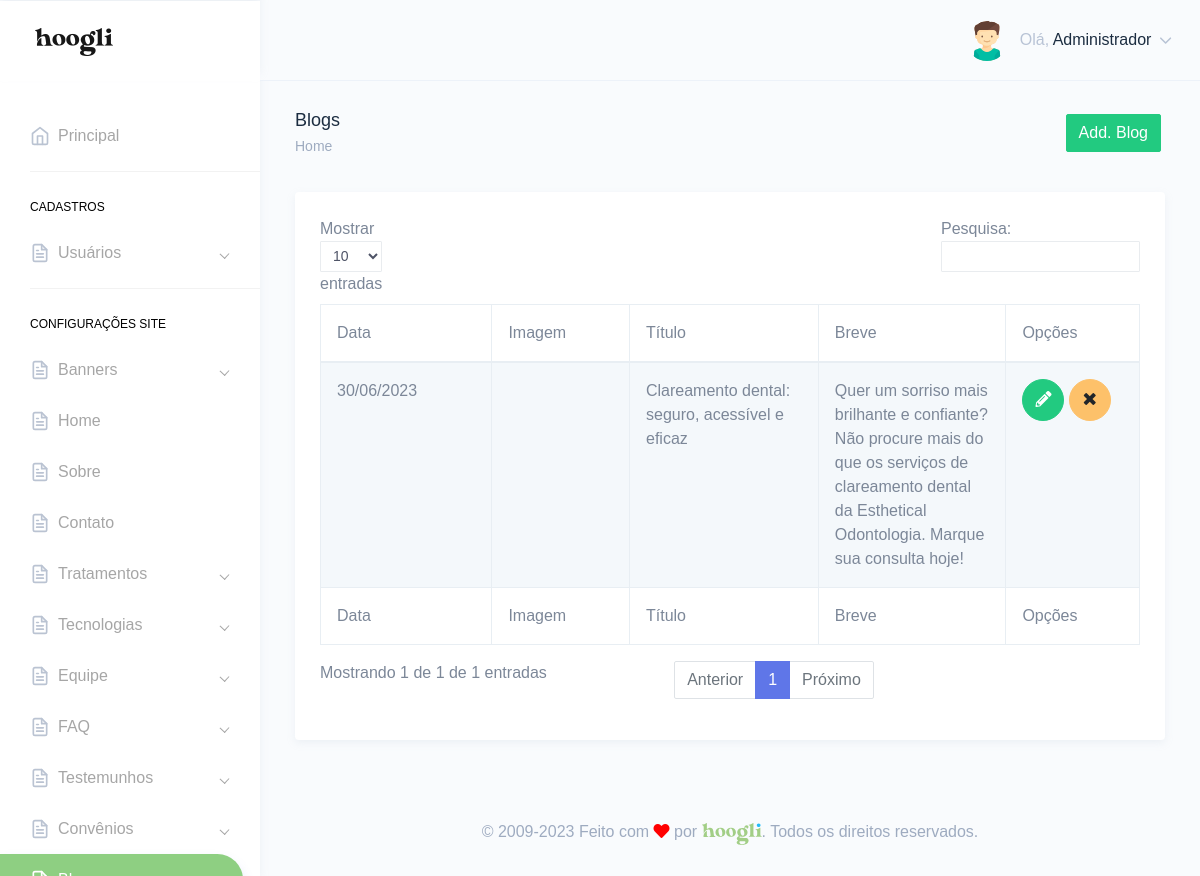
Page /painel/blogs.php (signed in) on the committed database.
### tables this page shows
CREATE TABLE `tbl_usuarios` (
  `id` int NOT NULL,
  `nome` varchar(250) DEFAULT NULL,
  `email` varchar(250) DEFAULT NULL,
  `telefone` varchar(250) DEFAULT NULL,
  `endereco` varchar(250) DEFAULT NULL,
  `cpf` varchar(100) DEFAULT NULL,
  `login` varchar(100) DEFAULT NULL,
  `senha` varchar(100) DEFAULT NULL,
  `foto` varchar(250) DEFAULT NULL,
  `id_cargo` int DEFAULT NULL,
  `sexo` varchar(2) DEFAULT NULL,
  `perm_cad_usuario` varchar(2) DEFAULT NULL,
  `perm_relatorio` varchar(2) DEFAULT NULL,
  `perm_add_usuario` varchar(2) DEFAULT NULL,
  `perm_edit_usuario` varchar(2) DEFAULT NULL,
  `perm_del_usuario` varchar(2) DEFAULT NULL,
  `perm_cad_contato` varchar(2) DEFAULT NULL,
  `perm_edit_contato` varchar(2) DEFAULT NULL,
  `perm_del_contato` varchar(2) DEFAULT NULL,
  `perm_edit_contato_nf` varchar(3) DEFAULT NULL,
  `perm_pag_principal_rm` varchar(2) DEFAULT NULL,
  `perm_pag_principal_uc` varchar(2) DEFAULT NULL,
  `admin_geral` varchar(2) DEFAULT NULL,
  `data_frase` date DEFAULT NULL,
  `id_frase` int DEFAULT NULL,
  `frase_lida` varchar(2) DEFAULT NULL
);

CREATE TABLE `tbl_blog` (
  `id` int NOT NULL,
  `titulo` varchar(250) DEFAULT NULL,
  `postado_por` varchar(250) DEFAULT NULL,
  `conteudo` text,
  `data_postagem` date DEFAULT NULL,
  `especialidade` varchar(250) DEFAULT NULL,
  `foto` varchar(250) DEFAULT NULL,
  `breve` text,
  `meta_title` text,
  `meta_keywords` text,
  `meta_description` text,
  `foto1` varchar(250) DEFAULT NULL,
  `url_amigavel` text,
  `descricao_imagem` varchar(250) DEFAULT NULL,
  `legenda_imagem` varchar(250) DEFAULT NULL,
  `video` varchar(255) DEFAULT NULL,
  `thumb` varchar(255) DEFAULT NULL,
  `foto2` varchar(90) DEFAULT NULL,
  `legenda_imagem2` int DEFAULT NULL,
  `banner` varchar(90) DEFAULT NULL,
  `titulo_cta1` varchar(200) DEFAULT NULL,
  `link_botao_cta1` varchar(250) DEFAULT NULL,
  `nome_botao_cta1` varchar(100) DEFAULT NULL,
  `conteudo2` text,
  `titulo_cta2` varchar(200) DEFAULT NULL,
  `link_botao_cta2` varchar(250) DEFAULT NULL,
  `nome_botao_cta2` varchar(100) DEFAULT NULL,
  `conteudo3` text,
  `foto_cta` varchar(90) DEFAULT NULL,
  `legenda_imagem_cta` varchar(150) DEFAULT NULL,
  `titulo_cta_3` varchar(200) DEFAULT NULL,
  `link_botao_cta3` varchar(250) DEFAULT NULL,
  `nome_botao_cta3` varchar(100) DEFAULT NULL,
  `breve_cta1` varchar(250) DEFAULT NULL,
  `texto_ancora_cta1` varchar(250) DEFAULT NULL,
  `tem_cta1` enum('S','N') DEFAULT NULL,
  `tem_cta2` enum('S','N') DEFAULT NULL,
  `tem_cta3` enum('S','N') DEFAULT NULL,
  `texto_ancora2` varchar(250) DEFAULT NULL,
  `texto_ancora3` varchar(250) DEFAULT NULL
);

### Connection/con-pdo.php (called while the page is built, shortened)
<?php
$conInstanciada = '';
if(empty($conInstanciada)) {
	class Conexao {
		private static $pdo;
		public static function getInstance() {
		if (!isset(self::$pdo)) {
		 try {
		  $opcoes = array(PDO::MYSQL_ATTR_INIT_COMMAND => 'SET NAMES utf8', PDO::ATTR_PERSISTENT => TRUE);
		  self::$pdo = new PDO("mysql:host=" . HOST . "; dbname=" . DBNAME . "; charset=" . CHARSET . ";", USER, PASSWORD, $opcoes);
		  self::$pdo->setAttribute(PDO::ATTR_ERRMODE, PDO::ERRMODE_EXCEPTION);
		 } catch (PDOException $e) {
		  print "Erro: " . $e->getMessage();
		 }
		}
		return self::$pdo;
		}
	}
}

### Class/acesso.class.php (called while the page is built, shortened)
<?php
$AcessoInstanciada = '';
if(empty($AcessoInstanciada)) {
	if(file_exists('Connection/conexao.php')) {
		require_once('Connection/con-pdo.php');
		require_once('Class/funcoes.php');
	} else {
		require_once('../Connection/con-pdo.php');
		require_once('../Class/funcoes.php');
	}
	class Acesso {
		private $pdo = null;
		private static $Acesso = null;
		private function __construct($conexao){
			$this->pdo = $conexao;
		}
		public static function getInstance($conexao){
			if (!isset(self::$Acesso)):
				self::$Acesso = new Acesso($conexao);
			endif;
			return self::$Acesso;
		}
		function rsDados($id='', $idCargo='', $orderBy='', $limite='') {
			$sqlLimite = '';
			$sqlOrdem = '';
			$sql = '';
			$nCampos = 0;
			if(!empty($id)) {
				$sql .= " and id = ?";
				$nCampos++;
				$campo[$nCampos] = $id;
			}
			try{
				$sql = "SELECT * FROM tbl_usuarios where 1=1 $sql $sqlOrdem $sqlLimite";
				$stm = $this->pdo->prepare($sql);
				for($i=1; $i<=$nCampos; $i++) {
					$stm->bindValue($i, $campo[$i]);
				}
				$stm->execute();
				$rsDados = $stm->fetchAll(PDO::FETCH_OBJ);
				if($id <> '' or $limite == 1) {
					return($rsDados[0]);
				} else {
					return($rsDados);
				}
			} catch(PDOException $erro){
				echo $erro->getMessage();
			}
		}
	}
}

### painel/verifica.php (called while the page is built, shortened)
<?php
include "../Class/acesso.class.php";
$verificaRestrito = Acesso::getInstance(Conexao::getInstance());
include "../Class/blogs.class.php";
$blogs = Blogs::getInstance(Conexao::getInstance());
$verificaRestrito->restritoAdmin();
$dadosUsuarioLogado = $verificaRestrito->rsDados($_SESSION['dadosLogado']->id);
?>

### Class/funcoes.php (called while the page is built, shortened)
<?php
function formataData($data){
    return date("d/m/Y", strtotime($data));
}
  function icone_genero($genero) {
    switch ($genero) {
      case "M": return "assets/images/avatars/boy.svg"; break;
    }
  }
?>

### Class/blogs.class.php (called while the page is built, shortened)
<?php
$BlogsInstanciada = '';
if(empty($BlogsInstanciada)) {
	if(file_exists('Connection/conexao.php')) {
		require_once('Connection/con-pdo.php');
		require_once('Class/funcoes.php');
	} else {
		require_once('../Connection/con-pdo.php');
		require_once('../Class/funcoes.php');
	}
	class Blogs {
		private $pdo = null;
		private static $Blogs = null;
		private function __construct($conexao){
			$this->pdo = $conexao;
		}
		public static function getInstance($conexao){
			if (!isset(self::$Blogs)):
				self::$Blogs = new Blogs($conexao);
			endif;
			return self::$Blogs;
		}
		function rsDados($id='', $orderBy='', $limite='', $veioDeOnde='', $idDiferente='', $url_amigavel='',$pgminimo='', $pgmaximo='') {
			$nCampos = 0;
			$sql = '';
			$sqlOrdem = '';
			$sqlLimite = '';
			try{
				$sql = "SELECT * FROM tbl_blog where 1=1 $sql $sqlOrdem $sqlLimite";
				$stm = $this->pdo->prepare($sql);
				for($i=1; $i<=$nCampos; $i++) {
					$stm->bindValue($i, $campo[$i]);
				}
				$stm->execute();
				$rsDados = $stm->fetchAll(PDO::FETCH_OBJ);
				if($id <> '' or $limite == 1 or $url_amigavel <> '') {
					return($rsDados[0]);
				} else {
					return($rsDados);
				}
			} catch(PDOException $erro){
				echo $erro->getMessage();
			}
		}
	}
}

### painel/blogs.php (the view, shortened to what this page needs)
<?php include "verifica.php";
$puxaBlogs = $blogs->rsDados();
?>
<!DOCTYPE html>
<html dir="ltr" lang="pt-br">
<head>
    <link href="dist/css/style.min.css" rel="stylesheet">
</head>
<body>
    <div id="main-wrapper" data-theme="light" data-layout="vertical" data-navbarbg="skin6" data-sidebartype="full" data-sidebar-position="fixed" data-header-position="fixed" data-boxed-layout="full">
      <?php include "header.php";?>
       <?php include "inc-menu-lateral.php";?>
        <div class="page-wrapper">
            <div class="page-breadcrumb">
                <div class="row">
                    <div class="col-7 align-self-center">
                        <h4 class="page-title text-truncate text-dark font-weight-medium mb-1">Blogs</h4>
                        <div class="d-flex align-items-center">
                            <nav aria-label="breadcrumb">
                                <ol class="breadcrumb m-0 p-0">
                                    <li class="breadcrumb-item"><a href="." class="text-muted">Home</a></li>
                                </ol>
                            </nav>
                        </div>
                    </div>
                    <div class="col-5 align-self-center">
                        <a href="add-blog.php" class="btn btn-success float-right m-1">Add. Blog</a>
                    </div>
                </div>
            </div>
            <div class="container-fluid">
                <div class="row">
                    <div class="col-12">
                        <div class="card">
                            <div class="card-body">
                                <div class="table-responsive">
                                    <table id="zero_config" class="table table-striped table-bordered ">
                                        <thead>
                                            <tr>
                                                <th>Data</th>
                                                <th>Imagem</th>
                                                <th>Título</th>
                                                <th>Breve</th>
                                                <th>Opções</th>
                                            </tr>
                                        </thead>
                                        <tbody>
                                            <?php
                                            if(count($puxaBlogs) > 0){
                                            foreach($puxaBlogs as $blog){?>
                                            <tr>
                                                <td><?php echo formataData($blog->data_postagem);?></td>
                                                <td>
                                                </td>
                                                <td><?php echo $blog->titulo;?></td>
                                                <td><?php echo $blog->breve;?></td>
                                                <td>
                                                    <a href="editar-blog.php?id=<?php echo $blog->id;?>" class="btn btn-success btn-circle"><i class="fas fa-pencil-alt"></i></a>
                                                    <a href="javascript:;" class="btn btn-warning btn-circle" onclick="excluir('blogs.php', <?php echo $blog->id;?>, 'excluirBlog')"><i class="fa fa-times"></i></a>
                                                </td>
                                            </tr>
                                            <?php } }?>
                                        </tbody>
                                        <tfoot>
                                            <tr>
                                                <th>Data</th>
                                                <th>Imagem</th>
                                                <th>Título</th>
                                                <th>Breve</th>
                                                <th>Opções</th>
                                            </tr>
                                        </tfoot>
                                    </table>
                                </div>
                            </div>
                        </div>
                    </div>
                </div>
            </div>
        <?php include "footer.php";?>
        </div>
    </div>
</body>
</html>

### painel/header.php (shortened to what this page needs)
<header class="topbar" data-navbarbg="skin6">
            <nav class="navbar top-navbar navbar-expand-md">
                <div class="navbar-header" data-logobg="skin6">
                    <div class="navbar-brand">
                        <a href=".">
                            <span class="logo-text">
                                <img src="assets/images/hoogli_logo.png" alt="homepage" class="dark-logo" />
                            </span>
                        </a>
                    </div>
                </div>
                <div class="navbar-collapse collapse" id="navbarSupportedContent">
                    <ul class="navbar-nav float-right">
                        <li class="nav-item dropdown">
                            <a class="nav-link dropdown-toggle" href="javascript:void(0)" data-toggle="dropdown"
                                aria-haspopup="true" aria-expanded="false">
                                <?php if(!empty($dadosUsuarioLogado->foto)){?>
                                <img src="../img/<?php echo $dadosUsuarioLogado->foto;?>" alt="<?php echo $dadosUsuarioLogado->nome;?>" class="rounded-circle" width="40">
                                <?php }else{?>
                                <img src="<?php echo icone_genero($dadosUsuarioLogado->sexo);?>" alt="<?php echo $dadosUsuarioLogado->nome;?>" class="rounded-circle" width="40">
                                <?php }?>
                                <span class="ml-2 d-none d-lg-inline-block"><span>Olá,</span> <span
                                        class="text-dark"><?php echo $dadosUsuarioLogado->nome;?></span> <i data-feather="chevron-down"
                                        class="svg-icon"></i></span>
                            </a>
                        </li>
                    </ul>
                </div>
            </nav>
        </header>

### rows in the picture
tbl_usuarios: nome "Administrador"
tbl_blog: data_postagem "30/06/2023", titulo "Clareamento dental: seguro, acessível e eficaz", breve "Quer um sorriso mais brilhante e confiante? Não procure mais do que os serviços de clareamento dental da Esthetical Odontologia. Marque sua consulta hoje!"
